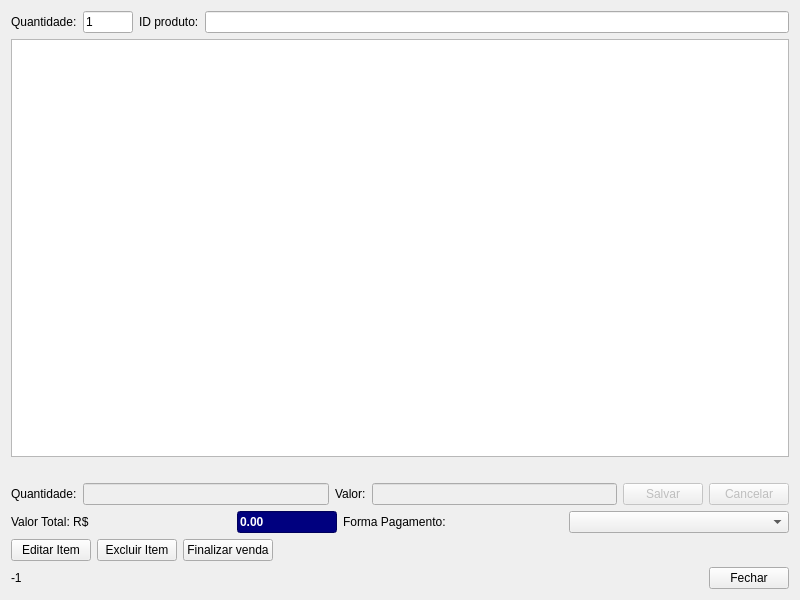
<?xml version="1.0" encoding="UTF-8"?>
<ui version="4.0">
 <class>fm_vendas_nova</class>
 <widget class="QDialog" name="fm_vendas_nova">
  <property name="geometry">
   <rect>
    <x>0</x>
    <y>0</y>
    <width>800</width>
    <height>600</height>
   </rect>
  </property>
  <property name="windowTitle">
   <string>Nova venda - Controle de estoque</string>
  </property>
  <property name="windowIcon">
   <iconset resource="resource_files.qrc">
    <normaloff>:/icons/images/icone.png</normaloff>:/icons/images/icone.png</iconset>
  </property>
  <layout class="QGridLayout" name="gridLayout">
   <item row="0" column="0">
    <layout class="QHBoxLayout" name="horizontalLayout">
     <item>
      <widget class="QLabel" name="label">
       <property name="text">
        <string>Quantidade:</string>
       </property>
      </widget>
     </item>
     <item>
      <widget class="QLineEdit" name="lineEdit_quantidade">
       <property name="maximumSize">
        <size>
         <width>50</width>
         <height>16777215</height>
        </size>
       </property>
       <property name="text">
        <string>1</string>
       </property>
      </widget>
     </item>
     <item>
      <widget class="QLabel" name="label_2">
       <property name="text">
        <string>ID produto:</string>
       </property>
      </widget>
     </item>
     <item>
      <widget class="QLineEdit" name="lineEdit_id_produto"/>
     </item>
    </layout>
   </item>
   <item row="1" column="0">
    <widget class="QTableWidget" name="tableWidget_itens_venda">
     <property name="focusPolicy">
      <enum>Qt::ClickFocus</enum>
     </property>
    </widget>
   </item>
   <item row="2" column="0">
    <layout class="QVBoxLayout" name="verticalLayout">
     <item>
      <widget class="QLabel" name="label_descricao">
       <property name="text">
        <string/>
       </property>
      </widget>
     </item>
     <item>
      <layout class="QHBoxLayout" name="horizontalLayout_4">
       <item>
        <widget class="QLabel" name="label_5">
         <property name="text">
          <string>Quantidade:</string>
         </property>
        </widget>
       </item>
       <item>
        <widget class="QLineEdit" name="lineEdit_quantidade_edicao">
         <property name="enabled">
          <bool>false</bool>
         </property>
        </widget>
       </item>
       <item>
        <widget class="QLabel" name="label_6">
         <property name="text">
          <string>Valor:</string>
         </property>
        </widget>
       </item>
       <item>
        <widget class="QLineEdit" name="lineEdit_valor">
         <property name="enabled">
          <bool>false</bool>
         </property>
        </widget>
       </item>
       <item>
        <widget class="QPushButton" name="pushButton_salvar">
         <property name="enabled">
          <bool>false</bool>
         </property>
         <property name="text">
          <string>Salvar</string>
         </property>
        </widget>
       </item>
       <item>
        <widget class="QPushButton" name="pushButton_cancelar">
         <property name="enabled">
          <bool>false</bool>
         </property>
         <property name="text">
          <string>Cancelar</string>
         </property>
        </widget>
       </item>
      </layout>
     </item>
    </layout>
   </item>
   <item row="3" column="0">
    <layout class="QHBoxLayout" name="horizontalLayout_2">
     <item>
      <widget class="QLabel" name="label_3">
       <property name="text">
        <string>Valor Total: R$ </string>
       </property>
      </widget>
     </item>
     <item>
      <widget class="QLineEdit" name="lineEdit_valor_total">
       <property name="enabled">
        <bool>false</bool>
       </property>
       <property name="maximumSize">
        <size>
         <width>100</width>
         <height>16777215</height>
        </size>
       </property>
       <property name="layoutDirection">
        <enum>Qt::LeftToRight</enum>
       </property>
       <property name="styleSheet">
        <string notr="true">background-color: rgb(0, 0, 127);
color:rgb(255, 255, 255);
font-weight: bold;
font-size:1.5em;</string>
       </property>
       <property name="text">
        <string>0.00</string>
       </property>
      </widget>
     </item>
     <item>
      <widget class="QLabel" name="label_4">
       <property name="text">
        <string>Forma Pagamento:</string>
       </property>
      </widget>
     </item>
     <item>
      <widget class="QComboBox" name="comboBox_forma_pagamento">
       <property name="minimumSize">
        <size>
         <width>0</width>
         <height>0</height>
        </size>
       </property>
      </widget>
     </item>
    </layout>
   </item>
   <item row="4" column="0">
    <layout class="QHBoxLayout" name="horizontalLayout_3">
     <item>
      <widget class="QPushButton" name="pushButton_editar">
       <property name="text">
        <string>Editar Item</string>
       </property>
       <property name="autoDefault">
        <bool>false</bool>
       </property>
      </widget>
     </item>
     <item>
      <widget class="QPushButton" name="pushButton_excluir">
       <property name="focusPolicy">
        <enum>Qt::StrongFocus</enum>
       </property>
       <property name="text">
        <string>Excluir Item</string>
       </property>
       <property name="autoDefault">
        <bool>false</bool>
       </property>
      </widget>
     </item>
     <item>
      <widget class="QPushButton" name="pushButton_finalizar">
       <property name="focusPolicy">
        <enum>Qt::StrongFocus</enum>
       </property>
       <property name="text">
        <string>Finalizar venda</string>
       </property>
       <property name="autoDefault">
        <bool>false</bool>
       </property>
      </widget>
     </item>
     <item>
      <spacer name="horizontalSpacer">
       <property name="orientation">
        <enum>Qt::Horizontal</enum>
       </property>
       <property name="sizeHint" stdset="0">
        <size>
         <width>40</width>
         <height>20</height>
        </size>
       </property>
      </spacer>
     </item>
    </layout>
   </item>
   <item row="5" column="0">
    <layout class="QHBoxLayout" name="horizontalLayout_7">
     <item>
      <widget class="QLabel" name="label_selected_row">
       <property name="text">
        <string>-1</string>
       </property>
      </widget>
     </item>
     <item>
      <spacer name="horizontalSpacer_2">
       <property name="orientation">
        <enum>Qt::Horizontal</enum>
       </property>
       <property name="sizeHint" stdset="0">
        <size>
         <width>40</width>
         <height>20</height>
        </size>
       </property>
      </spacer>
     </item>
     <item>
      <widget class="QPushButton" name="pushButton_fechar">
       <property name="focusPolicy">
        <enum>Qt::StrongFocus</enum>
       </property>
       <property name="text">
        <string>Fechar</string>
       </property>
       <property name="autoDefault">
        <bool>false</bool>
       </property>
      </widget>
     </item>
    </layout>
   </item>
  </layout>
 </widget>
 <tabstops>
  <tabstop>lineEdit_quantidade</tabstop>
  <tabstop>lineEdit_id_produto</tabstop>
  <tabstop>tableWidget_itens_venda</tabstop>
  <tabstop>lineEdit_valor_total</tabstop>
  <tabstop>comboBox_forma_pagamento</tabstop>
  <tabstop>pushButton_excluir</tabstop>
  <tabstop>pushButton_finalizar</tabstop>
  <tabstop>pushButton_fechar</tabstop>
 </tabstops>
 <resources>
  <include location="resource_files.qrc"/>
 </resources>
 <connections/>
</ui>
